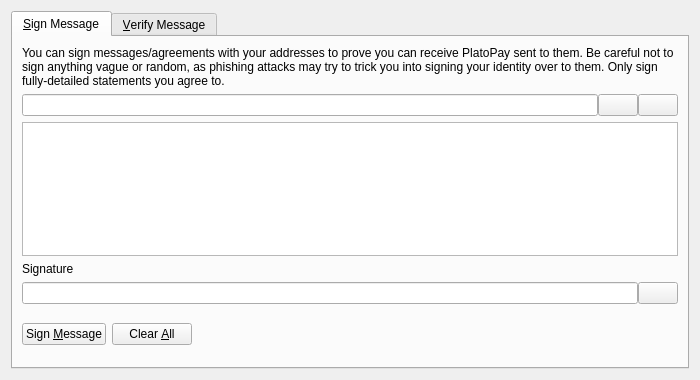
<?xml version="1.0" encoding="UTF-8"?>
<ui version="4.0">
 <class>SignVerifyMessageDialog</class>
 <widget class="QDialog" name="SignVerifyMessageDialog">
  <property name="geometry">
   <rect>
    <x>0</x>
    <y>0</y>
    <width>700</width>
    <height>380</height>
   </rect>
  </property>
  <property name="windowTitle">
   <string>Signatures - Sign / Verify a Message</string>
  </property>
  <property name="modal">
   <bool>true</bool>
  </property>
  <layout class="QVBoxLayout" name="verticalLayout">
   <item>
    <widget class="QTabWidget" name="tabWidget">
     <property name="currentIndex">
      <number>0</number>
     </property>
     <widget class="QWidget" name="tabSignMessage">
      <attribute name="title">
       <string>&amp;Sign Message</string>
      </attribute>
      <layout class="QVBoxLayout" name="verticalLayout_SM">
       <item>
        <widget class="QLabel" name="infoLabel_SM">
         <property name="text">
          <string>You can sign messages/agreements with your addresses to prove you can receive PlatoPay sent to them. Be careful not to sign anything vague or random, as phishing attacks may try to trick you into signing your identity over to them. Only sign fully-detailed statements you agree to.</string>
         </property>
         <property name="textFormat">
          <enum>Qt::PlainText</enum>
         </property>
         <property name="wordWrap">
          <bool>true</bool>
         </property>
        </widget>
       </item>
       <item>
        <layout class="QHBoxLayout" name="horizontalLayout_1_SM">
         <property name="spacing">
          <number>0</number>
         </property>
         <item>
          <widget class="QValidatedLineEdit" name="addressIn_SM">
           <property name="toolTip">
            <string>The PlatoPay address to sign the message with</string>
           </property>
          </widget>
         </item>
         <item>
          <widget class="QPushButton" name="addressBookButton_SM">
           <property name="toolTip">
            <string>Choose previously used address</string>
           </property>
           <property name="text">
            <string/>
           </property>
           <property name="shortcut">
            <string>Alt+A</string>
           </property>
           <property name="autoDefault">
            <bool>false</bool>
           </property>
          </widget>
         </item>
         <item>
          <widget class="QPushButton" name="pasteButton_SM">
           <property name="toolTip">
            <string>Paste address from clipboard</string>
           </property>
           <property name="text">
            <string/>
           </property>
           <property name="shortcut">
            <string>Alt+P</string>
           </property>
           <property name="autoDefault">
            <bool>false</bool>
           </property>
          </widget>
         </item>
        </layout>
       </item>
       <item>
        <widget class="QPlainTextEdit" name="messageIn_SM">
         <property name="toolTip">
          <string>Enter the message you want to sign here</string>
         </property>
        </widget>
       </item>
       <item>
        <widget class="QLabel" name="signatureLabel_SM">
         <property name="text">
          <string>Signature</string>
         </property>
         <property name="textFormat">
          <enum>Qt::PlainText</enum>
         </property>
        </widget>
       </item>
       <item>
        <layout class="QHBoxLayout" name="horizontalLayout_2_SM">
         <property name="spacing">
          <number>0</number>
         </property>
         <item>
          <widget class="QLineEdit" name="signatureOut_SM">
           <property name="font">
            <font>
             <italic>true</italic>
            </font>
           </property>
           <property name="readOnly">
            <bool>true</bool>
           </property>
          </widget>
         </item>
         <item>
          <widget class="QPushButton" name="copySignatureButton_SM">
           <property name="toolTip">
            <string>Copy the current signature to the system clipboard</string>
           </property>
           <property name="text">
            <string/>
           </property>
           <property name="autoDefault">
            <bool>false</bool>
           </property>
          </widget>
         </item>
        </layout>
       </item>
       <item>
        <layout class="QHBoxLayout" name="horizontalLayout_3_SM">
         <item>
          <widget class="QPushButton" name="signMessageButton_SM">
           <property name="toolTip">
            <string>Sign the message to prove you own this PlatoPay address</string>
           </property>
           <property name="text">
            <string>Sign &amp;Message</string>
           </property>
           <property name="autoDefault">
            <bool>false</bool>
           </property>
          </widget>
         </item>
         <item>
          <widget class="QPushButton" name="clearButton_SM">
           <property name="toolTip">
            <string>Reset all sign message fields</string>
           </property>
           <property name="text">
            <string>Clear &amp;All</string>
           </property>
           <property name="autoDefault">
            <bool>false</bool>
           </property>
          </widget>
         </item>
         <item>
          <spacer name="horizontalSpacer_1_SM">
           <property name="orientation">
            <enum>Qt::Horizontal</enum>
           </property>
           <property name="sizeHint" stdset="0">
            <size>
             <width>40</width>
             <height>48</height>
            </size>
           </property>
          </spacer>
         </item>
         <item>
          <widget class="QLabel" name="statusLabel_SM">
           <property name="font">
            <font>
             <weight>75</weight>
             <bold>true</bold>
            </font>
           </property>
           <property name="text">
            <string/>
           </property>
           <property name="wordWrap">
            <bool>true</bool>
           </property>
          </widget>
         </item>
         <item>
          <spacer name="horizontalSpacer_2_SM">
           <property name="orientation">
            <enum>Qt::Horizontal</enum>
           </property>
           <property name="sizeHint" stdset="0">
            <size>
             <width>40</width>
             <height>48</height>
            </size>
           </property>
          </spacer>
         </item>
        </layout>
       </item>
      </layout>
     </widget>
     <widget class="QWidget" name="tabVerifyMessage">
      <attribute name="title">
       <string>&amp;Verify Message</string>
      </attribute>
      <layout class="QVBoxLayout" name="verticalLayout_VM">
       <item>
        <widget class="QLabel" name="infoLabel_VM">
         <property name="text">
          <string>Enter the receiver's address, message (ensure you copy line breaks, spaces, tabs, etc. exactly) and signature below to verify the message. Be careful not to read more into the signature than what is in the signed message itself, to avoid being tricked by a man-in-the-middle attack. Note that this only proves the signing party receives with the address, it cannot prove sendership of any transaction!</string>
         </property>
         <property name="textFormat">
          <enum>Qt::PlainText</enum>
         </property>
         <property name="alignment">
          <set>Qt::AlignLeading|Qt::AlignLeft|Qt::AlignTop</set>
         </property>
         <property name="wordWrap">
          <bool>true</bool>
         </property>
        </widget>
       </item>
       <item>
        <layout class="QHBoxLayout" name="horizontalLayout_1_VM">
         <property name="spacing">
          <number>0</number>
         </property>
         <item>
          <widget class="QValidatedLineEdit" name="addressIn_VM">
           <property name="toolTip">
            <string>The PlatoPay address the message was signed with</string>
           </property>
          </widget>
         </item>
         <item>
          <widget class="QPushButton" name="addressBookButton_VM">
           <property name="toolTip">
            <string>Choose previously used address</string>
           </property>
           <property name="text">
            <string/>
           </property>
           <property name="shortcut">
            <string>Alt+A</string>
           </property>
           <property name="autoDefault">
            <bool>false</bool>
           </property>
          </widget>
         </item>
        </layout>
       </item>
       <item>
        <widget class="QPlainTextEdit" name="messageIn_VM"/>
       </item>
       <item>
        <widget class="QValidatedLineEdit" name="signatureIn_VM"/>
       </item>
       <item>
        <layout class="QHBoxLayout" name="horizontalLayout_2_VM">
         <item>
          <widget class="QPushButton" name="verifyMessageButton_VM">
           <property name="toolTip">
            <string>Verify the message to ensure it was signed with the specified PlatoPay address</string>
           </property>
           <property name="text">
            <string>Verify &amp;Message</string>
           </property>
           <property name="autoDefault">
            <bool>false</bool>
           </property>
          </widget>
         </item>
         <item>
          <widget class="QPushButton" name="clearButton_VM">
           <property name="toolTip">
            <string>Reset all verify message fields</string>
           </property>
           <property name="text">
            <string>Clear &amp;All</string>
           </property>
           <property name="autoDefault">
            <bool>false</bool>
           </property>
          </widget>
         </item>
         <item>
          <spacer name="horizontalSpacer_1_VM">
           <property name="orientation">
            <enum>Qt::Horizontal</enum>
           </property>
           <property name="sizeHint" stdset="0">
            <size>
             <width>40</width>
             <height>48</height>
            </size>
           </property>
          </spacer>
         </item>
         <item>
          <widget class="QLabel" name="statusLabel_VM">
           <property name="font">
            <font>
             <weight>75</weight>
             <bold>true</bold>
            </font>
           </property>
           <property name="text">
            <string/>
           </property>
           <property name="wordWrap">
            <bool>true</bool>
           </property>
          </widget>
         </item>
         <item>
          <spacer name="horizontalSpacer_2_VM">
           <property name="orientation">
            <enum>Qt::Horizontal</enum>
           </property>
           <property name="sizeHint" stdset="0">
            <size>
             <width>40</width>
             <height>48</height>
            </size>
           </property>
          </spacer>
         </item>
        </layout>
       </item>
      </layout>
     </widget>
    </widget>
   </item>
  </layout>
 </widget>
 <customwidgets>
  <customwidget>
   <class>QValidatedLineEdit</class>
   <extends>QLineEdit</extends>
   <header>qvalidatedlineedit.h</header>
  </customwidget>
 </customwidgets>
 <resources>
  <include location="../platopay.qrc"/>
 </resources>
 <connections/>
</ui>
